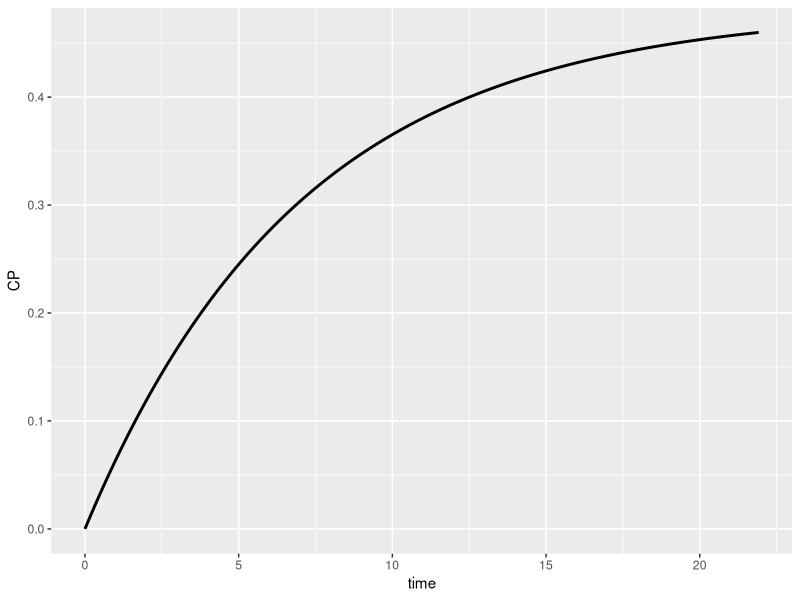
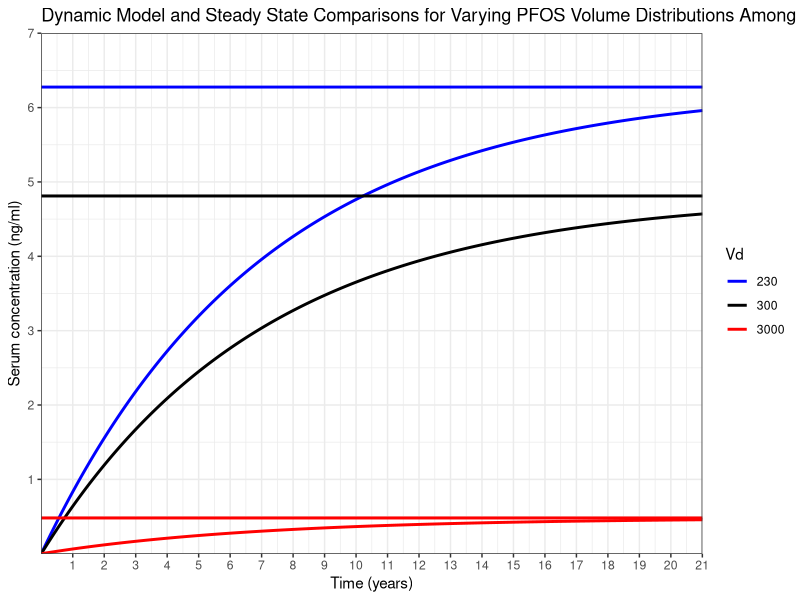

Generate these figures, in order, with R:
# Sensitivity Analysis and Steady State PK Comparison for PFOS #


# 1. Load libraries and clear wd
rm(list=ls())
library('ggplot2')
library('deSolve')
library('plyr')

# 2. Dynamic Model construction 
model <- function(time, Y, parms){
  with(as.list(c(Y, parms)),
       {
         dCP <- (DP/Vd) - (kP * CP)
         list(dCP)
       })
}

dynamic <- function(x,y,z,a){
  
  
  Y0 <- c(CP=0)
  parms <- c(Vd=x, kP=y, DP=z/a)
  times <- seq(0, 8000, 1)
  out <- ode(Y0, times, model, parms)
  
  # Steady-state concentration
  ssCP = parms[["DP"]] / (parms[["kP"]] * parms[["Vd"]])
  
  ssCP<- as.numeric(ssCP)
  out <- data.frame(out)
  f<- list(ssCP,data.frame(out))
  return(f)
}

# 3. Run model three times with varying Vds

one   <- dynamic(230,0.00039,40.1379854360056,71.3)
two   <- dynamic(300,0.00039,40.1379854360056,71.3)
three <- dynamic(3000,0.00039,40.1379854360056,71.3)

# 4. Subset Data and format for plot
lowss  <- as.numeric(one[1])
medss  <- as.numeric(two[1])
highss <- as.numeric(three[1])

lowdata<-data.frame(one[2])
meddata<-data.frame(two[2])
highdata<-data.frame(three[2])

lowdata$Vd<- "230"
meddata$Vd<- "300"
highdata$Vd <- "3000"

# Change data to years
lowdata$time<-lowdata$time/365
meddata$time<-meddata$time/365
highdata$time<-highdata$time/365



data<-rbind(lowdata,meddata,highdata)
mysize <- 1

# 5. Plot Data

ggplot()+
  geom_line(size=mysize,highdata,mapping = aes(x=time,y=CP))
ggplot(data, aes(x=time, y=CP, color=Vd))+
  geom_line(size= mysize)+
  scale_color_manual(values=c("Blue","Black","Red"))+
  geom_hline(aes(yintercept = highss),color = "Red",size = mysize)+
  geom_hline(aes(yintercept = medss) ,color = "Black",size = mysize)+
  geom_hline(aes(yintercept = lowss) ,color = "Blue",size = mysize)+ 
  theme_bw()+
  labs(title = "Dynamic Model and Steady State Comparisons for Varying PFOS Volume Distributions Among Adults",
       x= "Time (years)",
       y= "Serum concentration (ng/ml)")+
  scale_x_continuous(expand = c(0, 0), breaks = 1:21, lim = c(0, 21))+
  scale_y_continuous(expand = c(0,0),lim=c(0,7),breaks=1:7)
